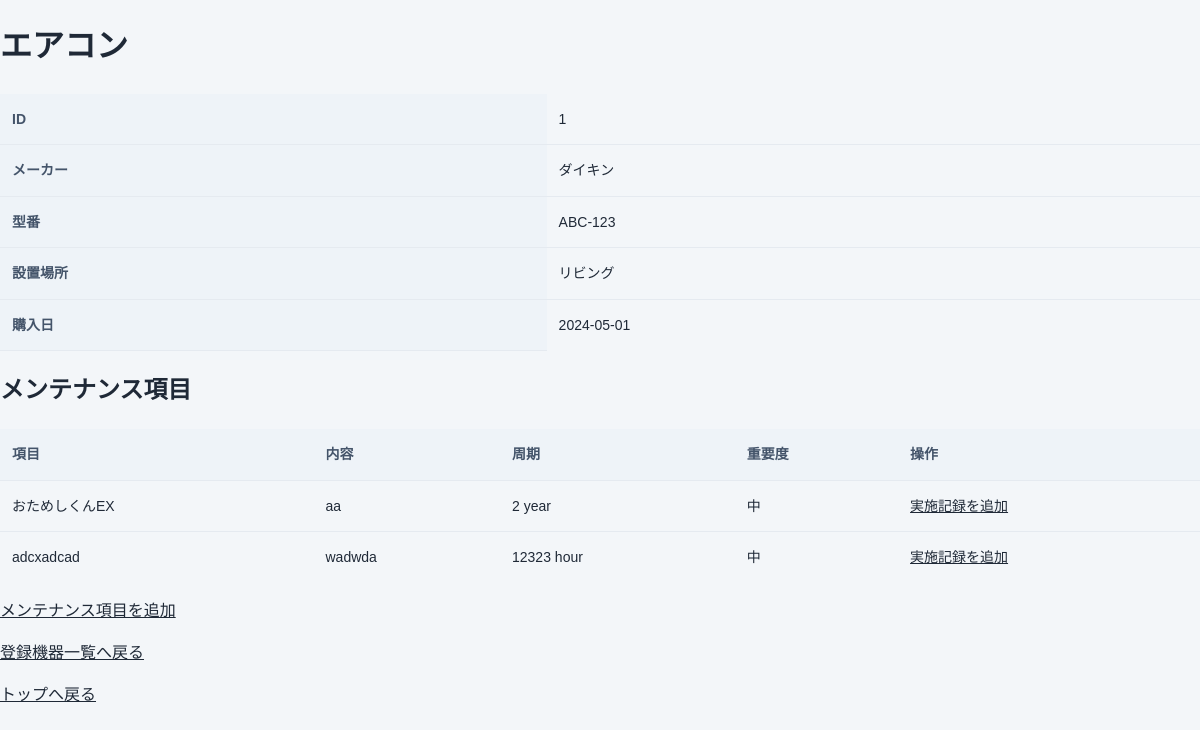
/devices/1, run on the app's committed database.
### tables this page shows
CREATE TABLE devices (
        id INTEGER PRIMARY KEY AUTOINCREMENT,
        name TEXT NOT NULL,
        manufacturer TEXT,
        model_number TEXT,
        location TEXT,
        purchase_date TEXT
    );

CREATE TABLE maintenance_plans (
        id INTEGER PRIMARY KEY AUTOINCREMENT,
        device_id INTEGER NOT NULL,
        name TEXT NOT NULL,
        description TEXT,
        interval_value INTEGER,
        interval_unit TEXT,
        priority TEXT,
        FOREIGN KEY (device_id) REFERENCES devices(id)
    );

### main.py (the view)
@app.get("/devices/{device_id}")  # FastAPIのURLルーティング用の記法
def device_detail(
    request: Request,
    device_id: int
):
    connection = sqlite3.connect(DB_PATH)
    cursor = connection.cursor()
    cursor.execute("""
        SELECT
            id,
            name,
            manufacturer,
            model_number,
            location,
            purchase_date
        FROM devices
        WHERE id = ?
    """, (
        device_id,
    ))
    row = cursor.fetchone()
    if row is None:
        connection.close()
        raise HTTPException(
            status_code=404,
            detail="機器が見つかりません"
        )
    device = {
        "id": row[0],
        "name": row[1],
        "manufacturer": row[2],
        "model_number": row[3],
        "location": row[4],
        "purchase_date": row[5]
    }
    cursor.execute("""
        SELECT
            id,
            device_id,
            name,
            description,
            interval_value,
            interval_unit,
            priority
        FROM maintenance_plans
        WHERE device_id = ?
        ORDER BY id
    """, (
        device_id,
    ))
    rows = cursor.fetchall()  # 結局返ってくる形はリストの中にタプル(1行分)が入っている形になる
    maintenance_plans = []
    for row in rows:
        maintenance_plans.append({
            "id": row[0],
            "device_id": row[1],
            "name": row[2],
            "description": row[3],
            "interval_value": row[4],
            "interval_unit": row[5],
            "priority": row[6]
        })
    connection.close()
    return templates.TemplateResponse(
        request=request,
        name="device_detail.html",
        context={
            "device": device,
            "maintenance_plans": maintenance_plans
        }
    )

### templates/device_detail.html (shortened to what this page needs)
<!DOCTYPE html>
<html lang="ja">
<head>
    <link rel="stylesheet" href="/static/style.css">
</head>
<body>
    <h1>{{ device.name }}</h1>
    <table>
        <tr>
            <th>ID</th>
            <td>{{ device.id }}</td>
        </tr>
        <tr>
            <th>メーカー</th>
            <td>{{ device.manufacturer }}</td>
        </tr>
        <tr>
            <th>型番</th>
            <td>{{ device.model_number }}</td>
        </tr>
        <tr>
            <th>設置場所</th>
            <td>{{ device.location }}</td>
        </tr>
        <tr>
            <th>購入日</th>
            <td>{{ device.purchase_date }}</td>
        </tr>
    </table>
    <h2>メンテナンス項目</h2>
    <table>
        <thead>
            <tr>
                <th>項目</th>
                <th>内容</th>
                <th>周期</th>
                <th>重要度</th>
                <th>操作</th>
            </tr>
        </thead>
        <tbody>
            {% for plan in maintenance_plans %}
            <tr>
                <td>{{ plan.name }}</td>
                <td>{{ plan.description }}</td>
                <td>
                    {{ plan.interval_value }}
                    {{ plan.interval_unit }}
                </td>
                <td>{{ plan.priority }}</td>
                <td>
                <a href="/devices/{{ device.id }}/maintenance-plans/{{ plan.id }}/records/new">
                    実施記録を追加
                </a>
            </td>
            </tr>
            {% else %}
            <tr>
                <td colspan="4">
                    メンテナンス項目はまだありません。
                </td>
            </tr>
            {% endfor %}
        </tbody>
    </table>
    <p>
        <a href="/devices/{{ device.id }}/maintenance/new">
            メンテナンス項目を追加
        </a>
    </p>
    <p>
        <a href="/devices">登録機器一覧へ戻る</a>
    </p>
    <p>
        <a href="/">トップへ戻る</a>
    </p>
</body>
</html>

### static/style.css (style rules this page uses)
* { box-sizing: border-box; }
body { margin: 0; font-family: "Yu Gothic", "Meiryo", sans-serif; background: #f3f6f9; color: #1f2937; line-height: 1.6; }
a { color: inherit; }
table { width: 100%; min-width: 640px; border-collapse: collapse; font-size: 14px; }
th, td { padding: 14px 12px; text-align: left; border-bottom: 1px solid #e5eaf0; }
th { background: #eef3f8; color: #44546a; white-space: nowrap; }
td:first-child { white-space: nowrap; }
tbody tr:last-child td { border-bottom: 0; }

### data on the page
devices: name "エアコン", id "1", manufacturer "ダイキン", model_number "ABC-123", location "リビング", purchase_date "2024-05-01"
maintenance_plans: name "おためしくんEX", description "aa", interval_value "2", interval_unit "year", priority "中"
maintenance_plans: name "adcxadcad", description "wadwda", interval_value "12323", interval_unit "hour", priority "中"
